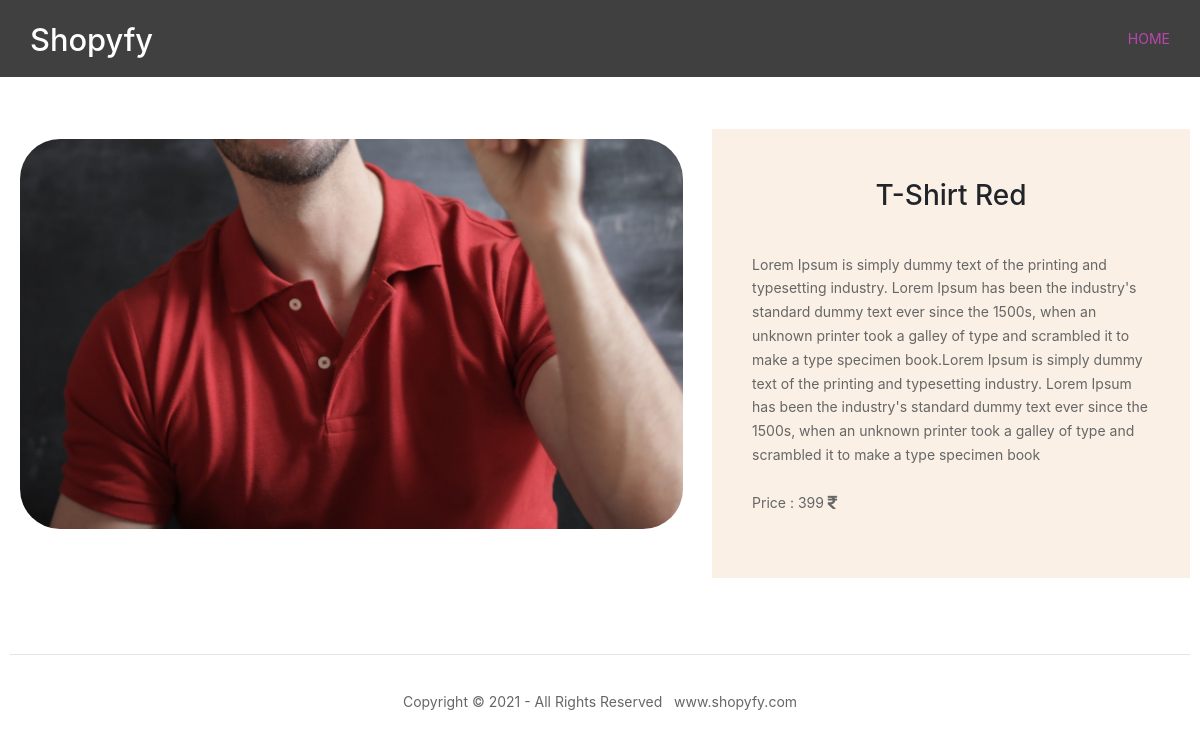
/mens-collection/t-shirt, run on the app's committed database.
### shop/models.py (models this page shows, shortened)
class Products(models.Model):
    name=models.CharField(max_length=150,unique=True)
    slug=models.SlugField(max_length=150,unique=True)
    img=models.ImageField(upload_to='product')
    desc=models.TextField()
    stock=models.IntegerField()
    available=models.BooleanField()
    price=models.IntegerField()
    category=models.ForeignKey(Category,on_delete=models.CASCADE)

### shop/views.py (the view)
# urls.py: path('<slug:c_slug>/<slug:product_slug>',views.ProductDetails,name='item_details'),
def ProductDetails(request,c_slug,product_slug):
    try:
        products=Products.objects.get(category__slug=c_slug,slug=product_slug)
    except Exception as e:
        raise e
    return render(request,'item.html',{'pr':products})

### cart/context_processor.py (called while the page is built)
def count(request):
    item_count=0
    if 'admin' in request.path:
        return {}
    else:
        try:
            ct=cartlist.objects.filter(cart_id=c_id(request))
            cti=items.objects.all().filter(cart=ct[:1])
            for c in cti:
                item_count+=c.quan
        except cartlist.DoesNotExist:
            item_count=0
        return dict(itc=item_count)

### cart/views.py (called while the page is built)
def c_id(request):
    ct_id=request.session.session_key
    if not ct_id:
        ct_id=request.session.create()
    return ct_id

### templates/item.html (shortened to what this page needs)
{% load static %}
{% block content %}
<html lang="en">
<head>
    <link rel="stylesheet" href="https://cdnjs.cloudflare.com/ajax/libs/font-awesome/4.7.0/css/font-awesome.min.css">
    <link href="{% static 'product/fontawesome/css/all.min.css' %}" rel="stylesheet" />
    <link href="{% static 'product/css/templatemo-comparto.css' %}" rel="stylesheet" />
    <link rel="stylesheet" href="https://cdnjs.cloudflare.com/ajax/libs/font-awesome/4.7.0/css/font-awesome.min.css">
    <link href="{% static 'layout/styles/layout.css' %}" rel="stylesheet" type="text/css" media="all">
    <link rel="stylesheet" href="https://maxcdn.bootstrapcdn.com/bootstrap/4.0.0/css/bootstrap.min.css">
</head>
<body>
<div>
    <div class="wrapper row1">
      <header id="header" class="hoc clear">
        <div id="logo" class="fl_left">
          <h1><a href="/">Shopyfy</a></h1>
        </div>
        <nav id="mainav" class="fl_right">
          <ul class="clear">
            <li class="active"><a href="/">Home</a></li>
          </ul>
        </nav>
      </header>
    </div>
  </div>
<br><br>
<div class="tttt">
        <section class="tm-mb-1" id="about">
            <div class="tm-row tm-about-row">
                <div class="tm-section-1-l">
                    <img src="{{pr.img.url}}" alt="About image" class="tm-img-responsive">
                </div>
                <article class="tm-section-1-r tm-bg-color-8 qqqqq">
                    <center><h2 class="tm-mb-2 tm-title-color qqqqq">{{pr.name}}</h2></center>
                    <p>{{pr.desc}}<br><br>Price : {{pr.price}}  <i class="fa fa-rupee" style="font-size:15px"></i></p>
                </article>
            </div>
        </section>
        <br><br>
 <hr>
 <br>
  <div>
    <center><p>Copyright &copy; 2021 - All Rights Reserved &nbsp; www.shopyfy.com</p></center>
  </div>
</div>
</body>
</html>
{% endblock %}

### static/product/css/templatemo-comparto.css (style rules this page uses)
*, *::before, *::after { box-sizing: border-box; outline: none; }
ul, h1, h2, h3, h4, p, figure { padding: 0; margin: 0; }
body { font-family: 'Open Sans', Arial, sans-serif; font-size: 18px; overflow-x: hidden; padding-left: 15px; padding-right: 15px; margin: 0; }
h2 { font-size: 1.5rem; }
a { transition: all 0.3s ease; text-decoration: none; }
p { color: #666; line-height: 1.7; margin-bottom: 35px; }
h1, h2, h3, h4, h5, h6 { color: #333; }
.tm-mb-1 { margin-bottom: 20px; }
.tm-mb-2 { margin-bottom: 40px; }
.tm-bg-color-8 { background-color: #EDEEEF; }
.tm-img-responsive { max-width: 100%; height: auto; }
.tm-section-1-l { width: 57.85%; margin-right: 1.65%; }
.tm-section-1-r { padding: 50px 40px; width: 40.5%; }
.tm-row { display: flex; }
a { color: #666; }

### static/layout/styles/layout.css (style rules this page uses)
#header #logo { margin:22px 0 0 0; }
#header #logo h1 { margin:0; padding:0; font-size:2.2rem; }
*, *::before, *::after { transition:all .3s ease-in-out; }
nav ul, nav ol { margin:0; padding:0; list-style:none; }
#mainav, #breadcrumb, .sidebar nav { line-height:normal; }
#mainav ul { text-transform:uppercase; }
#mainav li { display:inline-block; position:relative; margin:0 15px 0 0; padding:0; }
#mainav li:last-child { margin-right:0; }
#mainav li a { display:block; padding:30px 0; }
body { color:#A5A6AA; background-color:#161C21; }
a { color:#B946AD; }
hr, .borderedbox { border-color:#D7D7D7; }
.row1 { color:#FFFFFF; background-color:rgba(0,0,0,.75); }
#header #logo h1 a { color:inherit; }
#mainav li a { color:inherit; }
#mainav .active a, #mainav a:hover, #mainav li:hover > a { color:#B946AD; background-color:inherit; }
@media screen and (min-width:1140px) { .hoc { max-width:1140px; } }

### static/layout/styles/framework.css (style rules this page uses)
html { overflow-y:scroll; overflow-x:hidden; }
html, body { margin:0; padding:0; font-size:14px; line-height:1.6em; }
*, *::before, *::after { box-sizing:border-box; }
.clear, .group { display:block; }
.clear::before, .clear::after, .group::before, .group::after { display:table; content:""; }
.clear, .clear::after, .group, .group::after { clear:both; }
a { outline:none; text-decoration:none; }
.fl_left, .imgl { float:left; }
.fl_right, .imgr { float:right; }
img { width:auto; max-width:100%; height:auto; margin:0; padding:0; border:none; line-height:normal; vertical-align:middle; }
body, input, textarea, select { font-family:Verdana, Geneva, sans-serif; }
h1, h2, h3, h4, h5, h6, .heading { font-family:Georgia, "Times New Roman", Times, serif; }
::placeholder { opacity:1; }
h1, h2, h3, h4, h5, h6, .heading { margin:0 0 20px 0; font-size:1.4rem; line-height:normal; font-weight:normal; text-transform:capitalize; }
hr { display:block; width:100%; height:1px; border:solid; border-width:1px 0 0 0; }
.wrapper { display:block; position:relative; width:100%; margin:0; padding:0; text-align:left; word-wrap:break-word; }
.hoc { display:block; margin:0 auto; }
address, article, aside, figcaption, figure, footer, header, main, nav, section { display:block; margin:0; padding:0; }

### templates/item.html (style rules this page uses)
.tttt { padding: 10px; }
img { border-radius: 50px; cursor: pointer; padding: 10px; }
.qqqqq { background-color: linen; }

### data on the page
Products: img (picture), name "T-Shirt Red", desc "Lorem Ipsum is simply dummy text of the printing and typesetting industry. Lorem Ipsum has been the industry's standard dummy text ever since the 1500s, when an unknown printer took a galley of type and scrambled it to make a type specimen book.Lorem Ipsum is simply dummy text of the printing and typesetting industry. Lorem Ipsum has been the industry's standard dummy text ever since the 1500s, when an unknown printer took a galley of type and scrambled it to make a type specimen book", price "399"
